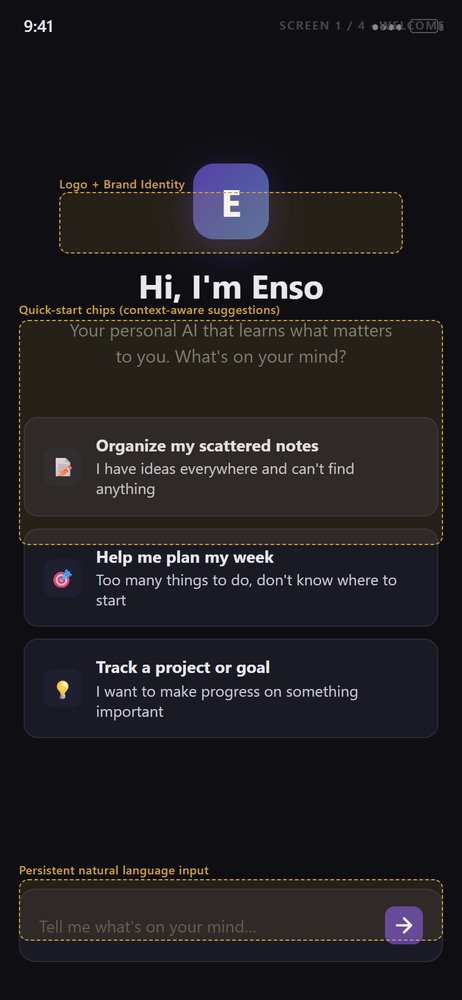
#> input picture design/02-wireframe-welcome.png, 462 x 1000 px, shrunk from 780 x 1688 before the run; its folder holds only this picture in this run
$ python -i photo_engine.py   (imports and definitions only)
#> lines starting #> are read from the running program, lines starting #| are printed output that depends on the picture
"""
Enso Photo Engine v3 — Professional-grade image processing primitives.

Provides: spline curves, H&D film response, LAB color space, luminosity masks,
blend modes, organic film grain, and layer compositing.

Dependencies: numpy, scipy, PIL/Pillow
"""

import numpy as np
from scipy.interpolate import CubicSpline
from scipy.ndimage import gaussian_filter, median_filter
from PIL import Image, ImageFilter


# ===================================================================
# Spline Curves + H&D Film Response
# ===================================================================

# [140 lines left out: functions build_spline_lut, apply_spline_curve, apply_film_hd_curve, apply_curves, not called in this run]


# ===================================================================
# LAB Color Space
# ===================================================================

def _srgb_to_linear(srgb):
    """Convert sRGB [0,255] to linear RGB [0,1]."""
    s = srgb.astype(np.float64) / 255.0
    return np.where(s <= 0.04045, s / 12.92, ((s + 0.055) / 1.055) ** 2.4)


# [17 lines left out: functions _linear_to_srgb, _lab_f, _lab_f_inv, not called in this run]


# D65 illuminant reference white
_D65 = np.array([0.95047, 1.00000, 1.08883])

# sRGB to XYZ matrix (D65)
_RGB_TO_XYZ = np.array([
    [0.4124564, 0.3575761, 0.1804375],
    [0.2126729, 0.7151522, 0.0721750],
    [0.0193339, 0.1191920, 0.9503041]
])

_XYZ_TO_RGB = np.linalg.inv(_RGB_TO_XYZ)


def rgb_to_lab(img_array):
    """Convert sRGB uint8 array to CIE LAB float64 array.
    L: [0,100], a: [-128,127], b: [-128,127]
    """
    linear = _srgb_to_linear(img_array)
    # RGB to XYZ: shape (H,W,3) @ (3,3).T
    h, w = linear.shape[:2]
    xyz = linear.reshape(-1, 3) @ _RGB_TO_XYZ.T
    xyz = xyz.reshape(h, w, 3)

    # Normalize by D65
    xyz[:,:,0] /= _D65[0]
    xyz[:,:,1] /= _D65[1]
    xyz[:,:,2] /= _D65[2]

    fx = _lab_f(xyz[:,:,0])
    fy = _lab_f(xyz[:,:,1])
    fz = _lab_f(xyz[:,:,2])

    L = 116 * fy - 16
    a = 500 * (fx - fy)
    b = 200 * (fy - fz)

    return np.stack([L, a, b], axis=2)


# [73 lines left out: functions lab_to_rgb, lab_to_lch, lch_to_lab, adjust_lab, not called in this run]


# ===================================================================
# Adaptive Auto-Enhance
# ===================================================================

def auto_enhance(img_array, target_mean_L=42.0, shadow_floor_L=4.0,
                 local_contrast_strength=0.15, max_gamma=2.8):
    """Adaptive exposure normalization — brings any image to a well-exposed baseline.

    Works in LAB space so color is untouched; only lightness is corrected.

    Steps:
      1. Adaptive gamma on L channel to bring mean luminance toward target
      2. Shadow floor lifting — ensures deepest shadows retain visible detail
      3. Mild local contrast — enhances micro-detail without halos

    Only applies corrections when needed. Well-exposed images pass through
    with minimal or no change.

    Args:
        img_array: uint8 RGB (H,W,3)
        target_mean_L: desired mean L in LAB (0-100). ~42 = balanced exposure.
        shadow_floor_L: minimum L value — lifts crushed blacks above this floor.
        local_contrast_strength: 0-1 strength of local contrast enhancement.
        max_gamma: maximum gamma correction allowed (safety cap).

    Returns:
        uint8 RGB (H,W,3) with exposure-corrected lightness.
    """
    lab = rgb_to_lab(img_array)
    L = lab[:, :, 0].copy()  # float64, range [0, 100]

    mean_L = L.mean()
    gamma_applied = 1.0  # track how much gamma lift was applied

    # ── Step 1: Adaptive gamma ──
    # Only correct if significantly underexposed (> 15% below target)
    if mean_L < target_mean_L * 0.85 and mean_L > 0.5:
        # gamma = log(target / max) / log(current / max)
        gamma = np.log(target_mean_L / 100.0) / np.log(mean_L / 100.0)
        gamma = float(np.clip(gamma, 0.4, max_gamma))
        gamma_applied = gamma

        # Apply gamma: L_out = 100 * (L_in / 100) ^ gamma
        L_norm = L / 100.0
        L_norm = np.power(np.clip(L_norm, 0, 1), gamma)
        L = L_norm * 100.0

    # ── Step 2: Shadow floor lifting ──
    # Smooth lift of deepest shadows above the floor
    p2 = np.percentile(L, 2)
    if p2 < shadow_floor_L:
        lift = shadow_floor_L - p2
        # Affects only deep shadows (tapers off by L=25)
        shadow_mask = np.clip(1.0 - L / 25.0, 0, 1) ** 1.5
        L = L + lift * shadow_mask

    # ── Step 3: Noise reduction ──
    # Gamma lifting dark images amplifies sensor noise. Denoise proportionally.
    # Chroma channels (a, b) always benefit from mild denoising.
    chroma_sigma = 1.5 if gamma_applied > 1.1 else 0.8
    lab[:, :, 1] = gaussian_filter(lab[:, :, 1], sigma=chroma_sigma)
    lab[:, :, 2] = gaussian_filter(lab[:, :, 2], sigma=chroma_sigma)

    # Luminance: median filter preserves edges while removing noise.
    # Stronger when more gamma was applied (more noise was amplified).
    if gamma_applied > 1.2:
        L = median_filter(L, size=3)  # 3×3 edge-preserving denoise

    # ── Step 4: Local contrast enhancement ──
    # Subtract blurred version, scale deviation, add back
    if local_contrast_strength > 0:
        # Sigma relative to image size for consistent effect
        h = L.shape[0]
        sigma = max(h / 8.0, 10.0)  # ~50px for 400px preview, ~700 for 5600px
        L_blur = gaussian_filter(L, sigma=sigma)
        detail = L - L_blur
        L = L_blur + detail * (1.0 + local_contrast_strength)

    lab[:, :, 0] = np.clip(L, 0, 100)
    return lab_to_rgb(lab)


# ===================================================================
# Luminosity Masks
# ===================================================================

# Zone definitions: (low, high) in luminance [0-255]
LUMINOSITY_ZONES = {
    "blacks":     (0, 25),
    "shadows":    (0, 64),
    "darks":      (25, 100),
    "midtones":   (64, 192),
    "lights":     (155, 230),
    "highlights": (192, 255),
    "whites":     (230, 255),
}


# [358 lines left out: functions compute_luminance, luminosity_mask, color_range_mask, radial_mask, gradient_mask, rgb_to_hsl and 3 more, not called in this run]


# ISO profile presets: (amount, size, roughness)
# Amounts are calibrated for organic noise (perceptually ~2x stronger than Gaussian)
ISO_PROFILES = {
    "iso100":  (2,  0.8, 0.3),
    "iso200":  (3,  1.0, 0.4),
    "iso400":  (5,  1.2, 0.4),
    "iso800":  (8,  1.5, 0.5),
    "iso1600": (12, 1.8, 0.5),
    "iso3200": (16, 2.2, 0.6),
}


# [508 lines left out: functions apply_film_grain, apply_monochrome, s_curve_contrast, double_s_curve_contrast, apply_contrast, add_vignette and 21 more, not called in this run]

>>> import cv2
>>> picture = cv2.imread('../../design/02-wireframe-welcome.png', cv2.IMREAD_GRAYSCALE)
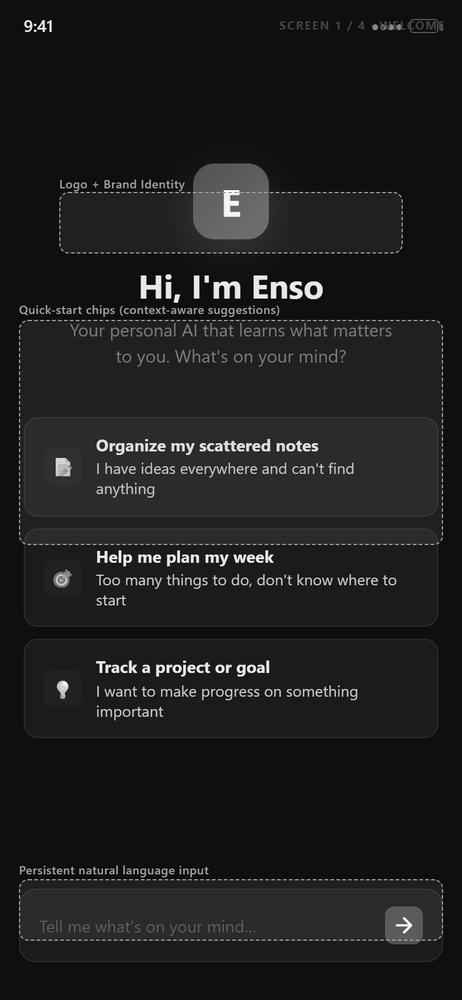
#> picture: shape (1000, 462); min 0, max 255, mean 30.4
>>> result = auto_enhance(picture)
#> in _srgb_to_linear, `return np.where(s <= 0.04045, s / 12.92, ((s + 0.055) / 1.055) ** 2.4)`:
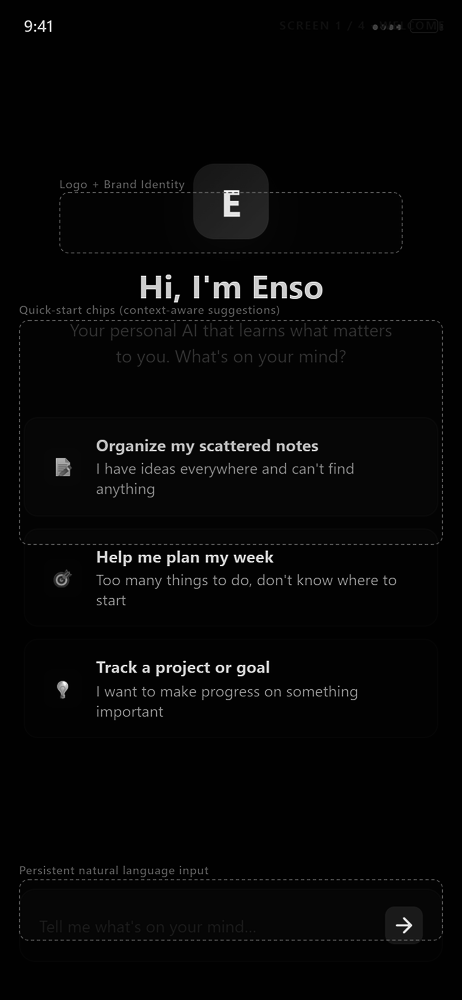
#> returned value: shape (1000, 462) float64; min 0, max 1, mean 0.0266
#> (the run stopped early here; a loop or call above may not have finished)

$ run again, on design/03-wireframe-note-capture.png
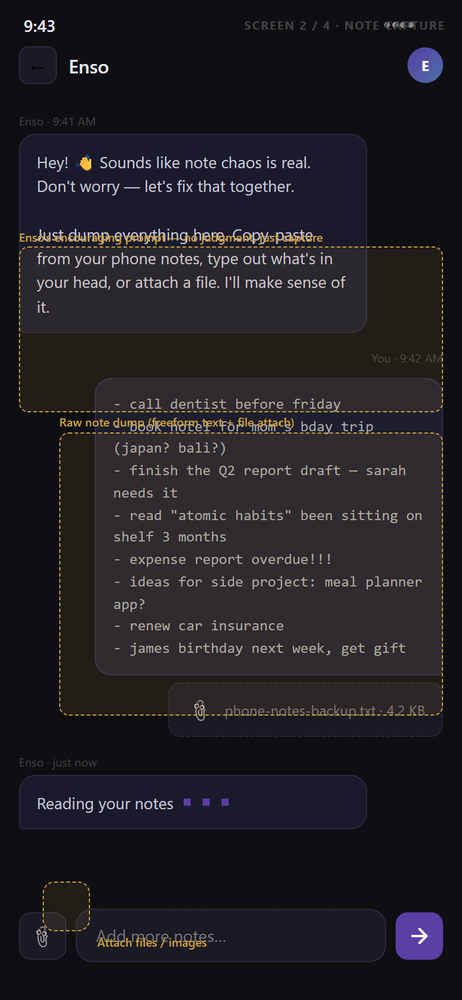
#> input picture design/03-wireframe-note-capture.png, 462 x 1000 px, shrunk from 780 x 1688 before the run
#> `picture = cv2.imread('../../design/02-wireframe-welcome.png', cv2.IMRE..`:
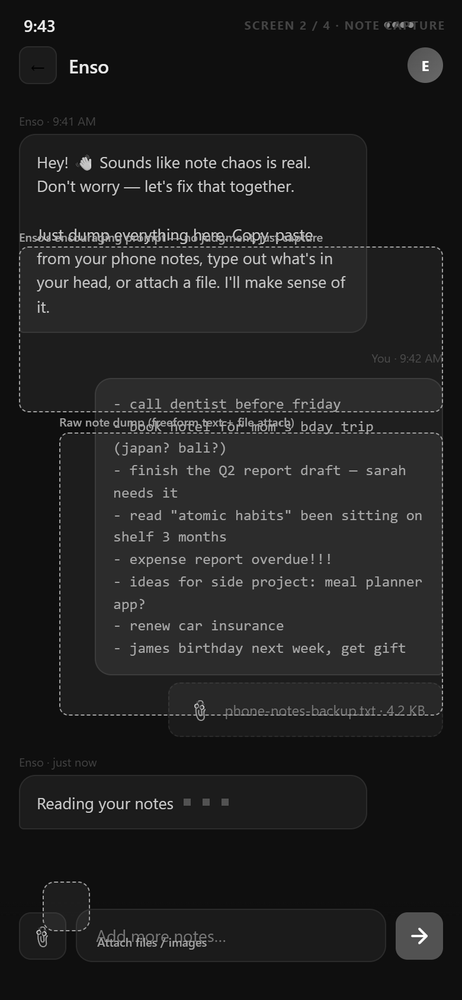
#> picture: shape (1000, 462); min 0, max 255, mean 32.5
#> in _srgb_to_linear, `return np.where(s <= 0.04045, s / 12.92, ((s + 0.055) / 1.055) ** 2.4)`:
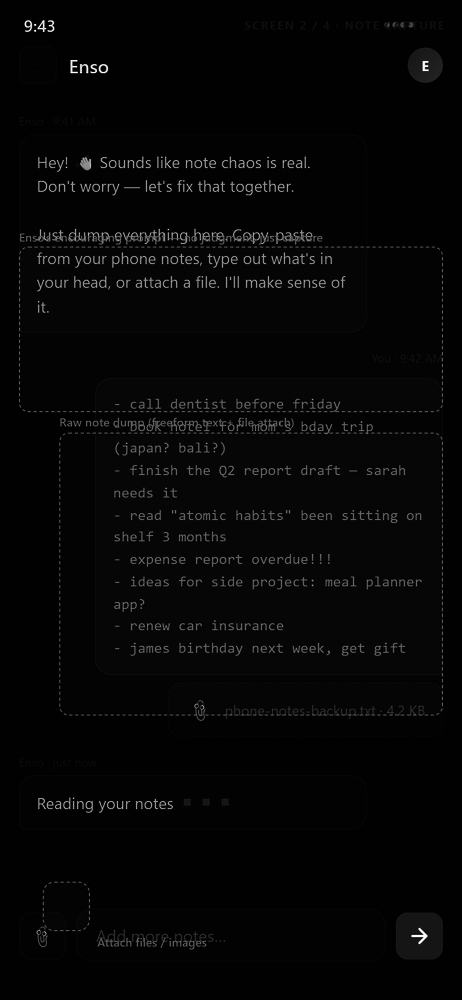
#> returned value: shape (1000, 462) float64; min 0, max 1, mean 0.0253

$ run again, on design/05-wireframe-outcome-dashboard.png
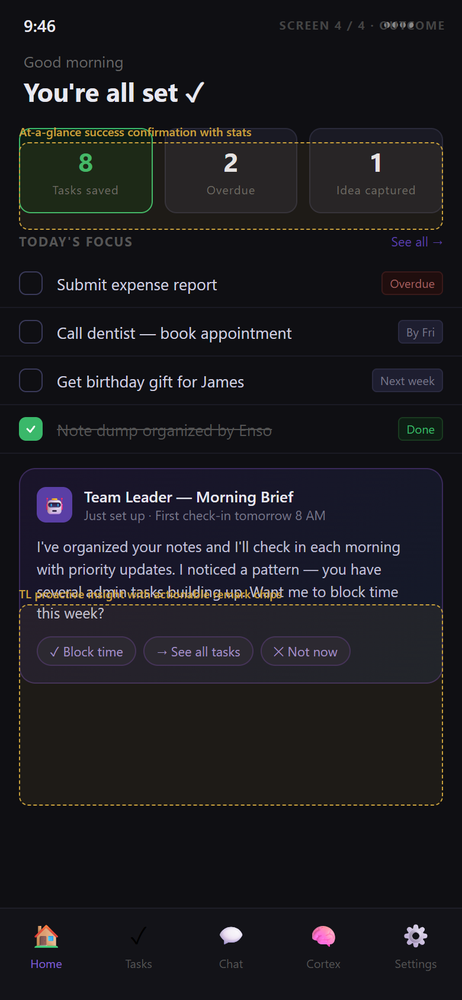
#> input picture design/05-wireframe-outcome-dashboard.png, 462 x 1000 px, shrunk from 780 x 1688 before the run
#> `picture = cv2.imread('../../design/02-wireframe-welcome.png', cv2.IMRE..`:
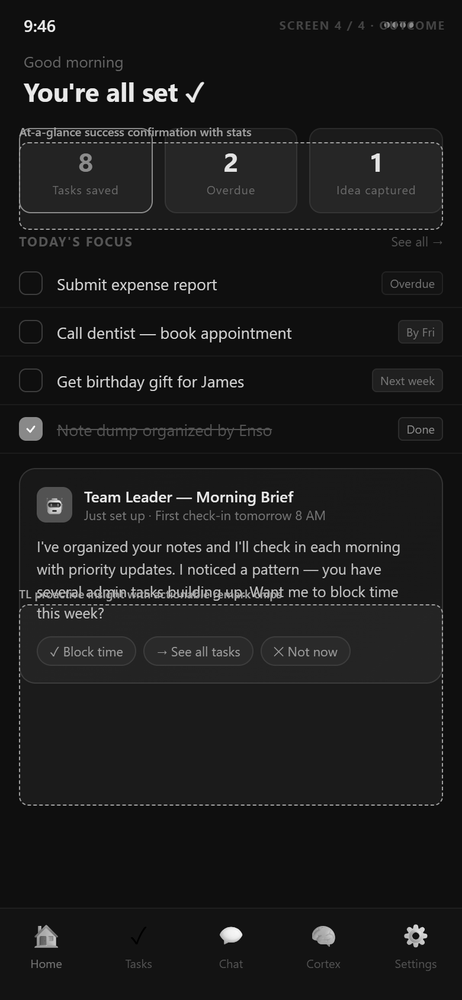
#> picture: shape (1000, 462); min 0, max 255, mean 27.2
#> in _srgb_to_linear, `return np.where(s <= 0.04045, s / 12.92, ((s + 0.055) / 1.055) ** 2.4)`:
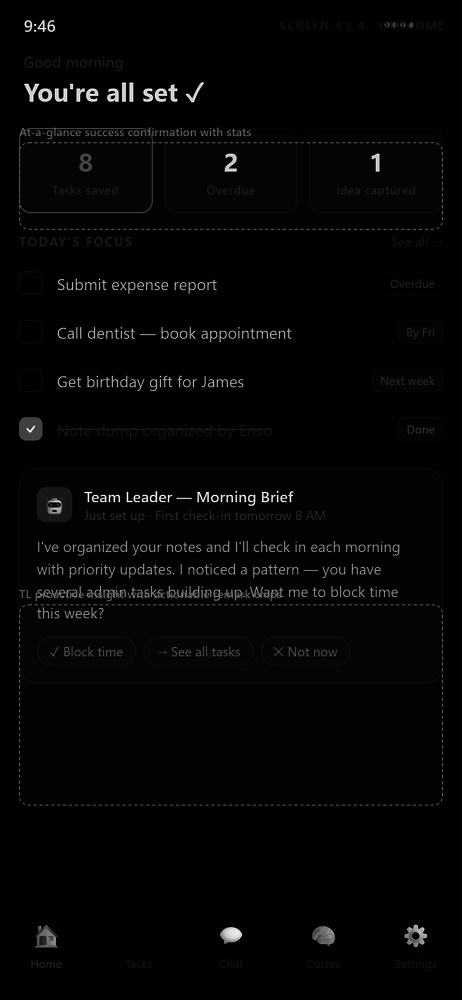
#> returned value: shape (1000, 462) float64; min 0, max 1, mean 0.0224
